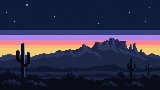
#> input picture assets/px/scene-desert-dusk.png, 160 x 90 px, given in place of powerups-sheet.png, which was not available
$ python px3_process.py ../../../assets/px/scene-desert-dusk.png
#> lines starting #> are read from the running program, lines starting #| are printed output that depends on the picture; pictures that were not available may be replaced by others from this repository, and a replacement may not be noted
"""Key out magenta on the Codex pixel3/pixel4 sheets, split sheets into frames
where useful, and save native-resolution PNGs into site/assets/px/.
Sheets keep their exact cell grid (no crop) so CSS steps() animation lines up."""
import os
import sys
from PIL import Image

W = 'C:/Users/hyrum/Desktop/quartersmart-rebrand/work/'
DST = 'C:/Users/hyrum/Desktop/quartersmart-rebrand/site/assets/px/'


def key(im):
    im = im.convert('RGBA')
    px = im.load()
    w, h = im.size
    for y in range(h):
        for x in range(w):
            r, g, b, a = px[x, y]
            if (r - g) > 45 and (b - g) > 45 and abs(r - b) < 80:
                px[x, y] = (0, 0, 0, 0)
    return im


def save(im, name, crop=False):
    if crop:
        bb = im.getbbox()
        if bb:
            im = im.crop(bb)
    im.save(DST + name, optimize=True)
    print(name, im.size)


def pixel3():
    s = key(Image.open(W + 'pixel3/powerups-sheet.png'))
#> in key, im is the input picture: PIL image 160x90 RGBA; mean R, G, B, A 52.6, 51, 76.8, 255
    for i, n in enumerate(['radar', 'map', 'setup', 'token', 'robot']):
        save(s.crop((i * 32, 0, i * 32 + 32, 32)), f'pu-{n}.png')
#> this loop made 5 passes
#> pass 1, in save, `im.save(DST + name, optimize=True)`:
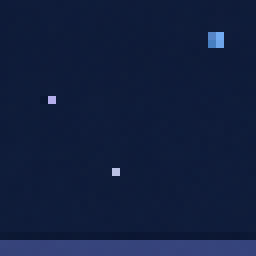
#> saved as pu-radar.png: PIL image 32x32 RGBA (shown 8 times larger); mean R, G, B, A 17.7, 30.9, 62.5, 255
#> pass 2, in save (call 2), `im.save(DST + name, optimize=True)`:
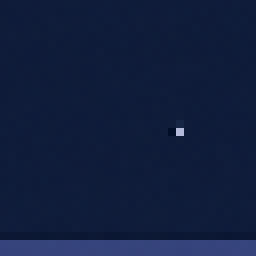
#> saved as pu-map.png: PIL image 32x32 RGBA (shown 8 times larger); mean R, G, B, A 17.3, 30.4, 62, 255
    save(key(Image.open(W + 'pixel3/avatar-idle-sheet.png')), 'avatar-idle.png')
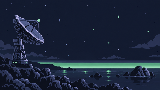
#> input picture assets/px/scene-radar-night.png, 160 x 90 px, given in place of avatar-idle-sheet.png, which was not available
#> in key, im is the input picture: PIL image 160x90 RGBA; mean R, G, B, A 28.1, 38.8, 58.9, 255
#| avatar-idle.png (160, 90)
    save(key(Image.open(W + 'pixel3/cabinet-row.png')), 'cabinet-row.png', crop=True)
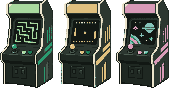
#> input picture assets/px/cabinet-row.png, 169 x 88 px, found by its file name
#> in key, im is the input picture: PIL image 169x88 RGBA; mean R, G, B, A 55, 60.4, 51.9, 204.7
#| cabinet-row.png (169, 88)
    save(key(Image.open(W + 'pixel3/desk-hacker.png')), 'desk-hacker.png', crop=True)
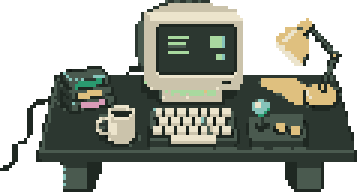
#> input picture assets/px/desk-hacker.png, 119 x 64 px, found by its file name (shown 3 times larger)
#> in key, im is the input picture: PIL image 119x64 RGBA; mean R, G, B, A 53.3, 56.8, 48.3, 142.8
#| desk-hacker.png (119, 64)


def pixel4():
    for f, n in [('player-at-cabinet', 'player-at-cabinet'), ('joystick-sheet', 'joystick'), ('button-sheet', 'arcade-button'), ('coin-sheet', 'coin-spin'), ('coin-slot', 'coin-slot')]:
        p = W + 'pixel4/' + f + '.png'
        if os.path.exists(p):
            save(key(Image.open(p)), n + '.png')


if __name__ == '__main__':
    (pixel4 if 'pixel4' in sys.argv else pixel3)()
